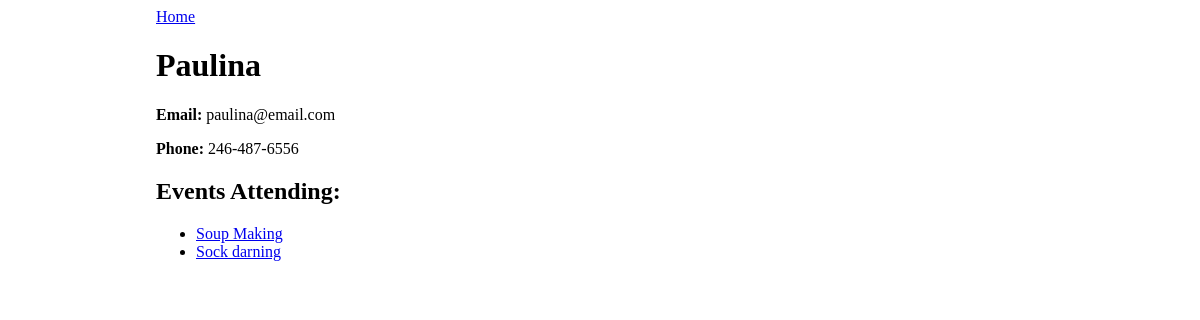
The app's page /guest/2 with its own data.
### events_app/models.py (models this page shows)
class Guest(db.Model):
    id = db.Column(db.Integer, primary_key=True)
    name = db.Column(db.String(80), nullable=False)
    email = db.Column(db.String(80), nullable=False)
    phone = db.Column(db.String(12), nullable=False)
    events_attending = db.relationship('Event', secondary='guest_event', back_populates='guests')

class Event(db.Model):
    id = db.Column(db.Integer, primary_key=True)
    title = db.Column(db.String(80), nullable=False)
    description = db.Column(db.String(280))
    date_and_time = db.Column(db.DateTime)
    guests = db.relationship('Guest', secondary='guest_event', back_populates='events_attending')
    event_type = db.Column(db.Enum("Party", "Study", "Networking", "Lecture", "Workshop", name="event_type"))

### events_app/routes.py (the view)
@main.route('/guest/<guest_id>')
def guest_detail(guest_id):
    guest = Guest.query.filter_by(id=guest_id).first()
    return render_template('guest_detail.html', guest=guest)

### events_app/templates/guest_detail.html
{% extends 'base.html' %}
{% block content %}
<a href="/">Home</a>
<h1>{{ guest.name }}</h1>
<p><strong>Email:</strong> {{ guest.email }}</p>
<p><strong>Phone:</strong> {{ guest.phone }}</p>
<h2>Events Attending:</h2>
<ul>
    {% for event in guest.events_attending %}
    <li><a href="/event/{{ event.id }}">{{ event.title }}</a></li>
    {% endfor %}
</ul>
{% endblock %}

### events_app/static/style.css (style rules this page uses)
body { display: flex; justify-content: center; }

### records on screen
Guest: name "Paulina", email "paulina@email.com", phone "246-487-6556"
Event: title "Soup Making"
Event: title "Sock darning"
